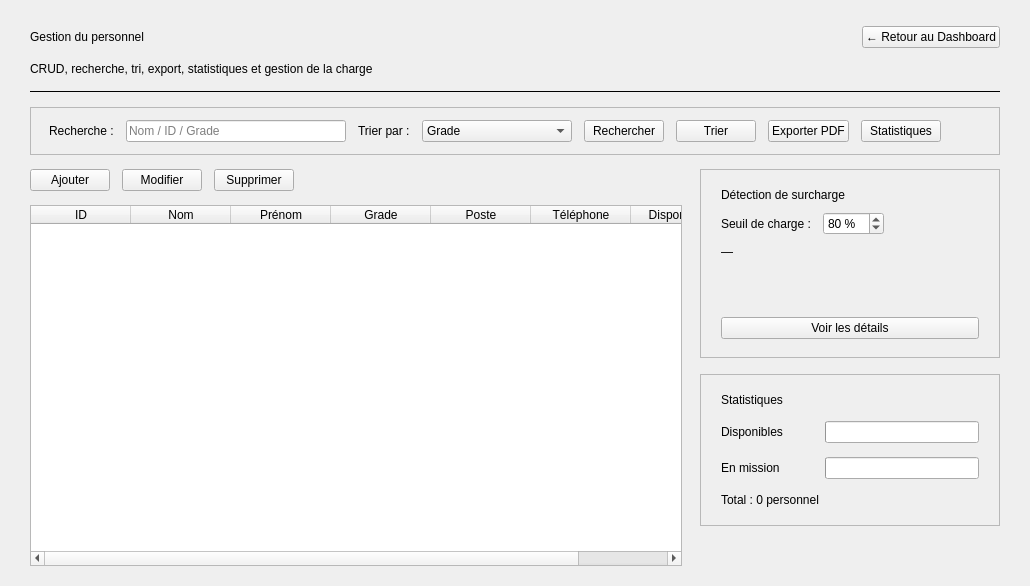
      <widget class="QWidget" name="pagePersonnel">
       <layout class="QVBoxLayout" name="verticalLayoutPersonnel">
        <property name="spacing">
         <number>14</number>
        </property>
        <property name="leftMargin">
         <number>30</number>
        </property>
        <property name="topMargin">
         <number>26</number>
        </property>
        <property name="rightMargin">
         <number>30</number>
        </property>
        <property name="bottomMargin">
         <number>20</number>
        </property>
        <item>
         <layout class="QHBoxLayout" name="horizontalLayoutHeaderPersonnel">
          <item>
           <widget class="QLabel" name="labelPersonnelTitle">
            <property name="text">
             <string>Gestion du personnel</string>
            </property>
            <property name="class" stdset="0">
             <string>pageTitle</string>
            </property>
           </widget>
          </item>
          <item>
           <spacer name="spacerHeaderPersonnel">
            <property name="orientation">
             <enum>Qt::Horizontal</enum>
            </property>
            <property name="sizeHint" stdset="0">
             <size>
              <width>40</width>
              <height>20</height>
             </size>
            </property>
           </spacer>
          </item>
          <item>
           <widget class="QPushButton" name="btnRetourPersonnel">
            <property name="text">
             <string>← Retour au Dashboard</string>
            </property>
            <property name="class" stdset="0">
             <string>btnSecondary</string>
            </property>
            <property name="cursor">
             <cursorShape>PointingHandCursor</cursorShape>
            </property>
           </widget>
          </item>
         </layout>
        </item>
        <item>
         <widget class="QLabel" name="labelPersonnelSubtitle">
          <property name="text">
           <string>CRUD, recherche, tri, export, statistiques et gestion de la charge</string>
          </property>
          <property name="class" stdset="0">
           <string>pageSubtitle</string>
          </property>
         </widget>
        </item>
        <item>
         <widget class="QFrame" name="linePersonnel">
          <property name="frameShape">
           <enum>QFrame::HLine</enum>
          </property>
          <property name="frameShadow">
           <enum>QFrame::Plain</enum>
          </property>
          <property name="class" stdset="0">
           <string>separator</string>
          </property>
         </widget>
        </item>
        <item>
         <widget class="QFrame" name="frameToolbarPersonnel">
          <property name="class" stdset="0">
           <string>card</string>
          </property>
          <property name="frameShape">
           <enum>QFrame::StyledPanel</enum>
          </property>
          <property name="frameShadow">
           <enum>QFrame::Plain</enum>
          </property>
          <layout class="QHBoxLayout" name="horizontalLayoutToolbarPersonnel">
           <property name="spacing">
            <number>12</number>
           </property>
           <property name="leftMargin">
            <number>18</number>
           </property>
           <property name="topMargin">
            <number>12</number>
           </property>
           <property name="rightMargin">
            <number>18</number>
           </property>
           <property name="bottomMargin">
            <number>12</number>
           </property>
           <item>
            <widget class="QLabel" name="labelRecherchePersonnel">
             <property name="text">
              <string>Recherche :</string>
             </property>
            </widget>
           </item>
           <item>
            <widget class="QLineEdit" name="lineEditRecherchePersonnel">
             <property name="placeholderText">
              <string>Nom / ID / Grade</string>
             </property>
             <property name="clearButtonEnabled">
              <bool>true</bool>
             </property>
             <property name="minimumSize">
              <size>
               <width>220</width>
               <height>0</height>
              </size>
             </property>
            </widget>
           </item>
           <item>
            <widget class="QLabel" name="labelTriPersonnel">
             <property name="text">
              <string>Trier par :</string>
             </property>
            </widget>
           </item>
           <item>
            <widget class="QComboBox" name="comboTriPersonnel">
             <property name="minimumSize">
              <size>
               <width>150</width>
               <height>0</height>
              </size>
             </property>
             <item>
              <property name="text">
               <string>Grade</string>
              </property>
             </item>
             <item>
              <property name="text">
               <string>Disponibilité</string>
              </property>
             </item>
             <item>
              <property name="text">
               <string>Nom</string>
              </property>
             </item>
            </widget>
           </item>
           <item>
            <widget class="QPushButton" name="btnRechercherPersonnel">
             <property name="text">
              <string>Rechercher</string>
             </property>
             <property name="class" stdset="0">
              <string>btnPrimary</string>
             </property>
             <property name="cursor">
              <cursorShape>PointingHandCursor</cursorShape>
             </property>
            </widget>
           </item>
           <item>
            <widget class="QPushButton" name="btnTrierPersonnel">
             <property name="text">
              <string>Trier</string>
             </property>
             <property name="class" stdset="0">
              <string>btnSecondary</string>
             </property>
             <property name="cursor">
              <cursorShape>PointingHandCursor</cursorShape>
             </property>
            </widget>
           </item>
           <item>
            <widget class="QPushButton" name="btnExportPersonnel">
             <property name="text">
              <string>Exporter PDF</string>
             </property>
             <property name="class" stdset="0">
              <string>btnSecondary</string>
             </property>
             <property name="cursor">
              <cursorShape>PointingHandCursor</cursorShape>
             </property>
            </widget>
           </item>
           <item>
            <widget class="QPushButton" name="btnStatsPersonnel">
             <property name="text">
              <string>Statistiques</string>
             </property>
             <property name="class" stdset="0">
              <string>btnSecondary</string>
             </property>
             <property name="cursor">
              <cursorShape>PointingHandCursor</cursorShape>
             </property>
            </widget>
           </item>
           <item>
            <spacer name="spacerToolbarPersonnel">
             <property name="orientation">
              <enum>Qt::Horizontal</enum>
             </property>
             <property name="sizeHint" stdset="0">
              <size>
               <width>40</width>
               <height>20</height>
              </size>
             </property>
            </spacer>
           </item>
          </layout>
         </widget>
        </item>
        <item>
         <layout class="QHBoxLayout" name="horizontalLayoutPersonnelBody" stretch="1,0">
          <property name="spacing">
           <number>18</number>
          </property>
          <item>
           <layout class="QVBoxLayout" name="verticalLayoutPersonnelLeft">
            <property name="spacing">
             <number>14</number>
            </property>
            <item>
             <layout class="QHBoxLayout" name="horizontalLayoutCrudPersonnel">
              <property name="spacing">
               <number>12</number>
              </property>
              <item>
               <widget class="QPushButton" name="btnAjouterPersonnel">
                <property name="text">
                 <string>Ajouter</string>
                </property>
                <property name="class" stdset="0">
                 <string>btnSuccess</string>
                </property>
                <property name="cursor">
                 <cursorShape>PointingHandCursor</cursorShape>
                </property>
               </widget>
              </item>
              <item>
               <widget class="QPushButton" name="btnModifierPersonnel">
                <property name="text">
                 <string>Modifier</string>
                </property>
                <property name="class" stdset="0">
                 <string>btnSecondary</string>
                </property>
                <property name="cursor">
                 <cursorShape>PointingHandCursor</cursorShape>
                </property>
               </widget>
              </item>
              <item>
               <widget class="QPushButton" name="btnSupprimerPersonnel">
                <property name="text">
                 <string>Supprimer</string>
                </property>
                <property name="class" stdset="0">
                 <string>btnDanger</string>
                </property>
                <property name="cursor">
                 <cursorShape>PointingHandCursor</cursorShape>
                </property>
               </widget>
              </item>
              <item>
               <spacer name="spacerCrudPersonnel">
                <property name="orientation">
                 <enum>Qt::Horizontal</enum>
                </property>
                <property name="sizeHint" stdset="0">
                 <size>
                  <width>40</width>
                  <height>20</height>
                 </size>
                </property>
               </spacer>
              </item>
             </layout>
            </item>
            <item>
             <widget class="QTableWidget" name="tableWidgetPersonnel">
              <property name="editTriggers">
               <enum>QAbstractItemView::NoEditTriggers</enum>
              </property>
              <property name="alternatingRowColors">
               <bool>true</bool>
              </property>
              <property name="selectionMode">
               <enum>QAbstractItemView::SingleSelection</enum>
              </property>
              <property name="selectionBehavior">
               <enum>QAbstractItemView::SelectRows</enum>
              </property>
              <property name="showGrid">
               <bool>false</bool>
              </property>
              <property name="columnCount">
               <number>7</number>
              </property>
              <attribute name="horizontalHeaderStretchLastSection">
               <bool>true</bool>
              </attribute>
              <attribute name="verticalHeaderVisible">
               <bool>false</bool>
              </attribute>
              <attribute name="horizontalHeaderHighlightSections">
               <bool>false</bool>
              </attribute>
              <column>
               <property name="text">
                <string>ID</string>
               </property>
              </column>
              <column>
               <property name="text">
                <string>Nom</string>
               </property>
              </column>
              <column>
               <property name="text">
                <string>Prénom</string>
               </property>
              </column>
              <column>
               <property name="text">
                <string>Grade</string>
               </property>
              </column>
              <column>
               <property name="text">
                <string>Poste</string>
               </property>
              </column>
              <column>
               <property name="text">
                <string>Téléphone</string>
               </property>
              </column>
              <column>
               <property name="text">
                <string>Disponibilité</string>
               </property>
              </column>
             </widget>
            </item>
           </layout>
          </item>
          <item>
           <layout class="QVBoxLayout" name="verticalLayoutPersonnelRight">
            <property name="spacing">
             <number>16</number>
            </property>
            <item>
             <widget class="QFrame" name="frameSurcharge">
              <property name="class" stdset="0">
               <string>card</string>
              </property>
              <property name="frameShape">
               <enum>QFrame::StyledPanel</enum>
              </property>
              <property name="frameShadow">
               <enum>QFrame::Plain</enum>
              </property>
              <property name="minimumSize">
               <size>
                <width>300</width>
                <height>0</height>
               </size>
              </property>
              <property name="maximumSize">
               <size>
                <width>340</width>
                <height>16777215</height>
               </size>
              </property>
              <layout class="QVBoxLayout" name="verticalLayoutSurcharge">
               <property name="spacing">
                <number>10</number>
               </property>
               <property name="leftMargin">
                <number>20</number>
               </property>
               <property name="topMargin">
                <number>18</number>
               </property>
               <property name="rightMargin">
                <number>20</number>
               </property>
               <property name="bottomMargin">
                <number>18</number>
               </property>
               <item>
                <widget class="QLabel" name="labelSurchargeTitle">
                 <property name="text">
                  <string>Détection de surcharge</string>
                 </property>
                 <property name="class" stdset="0">
                  <string>cardTitle</string>
                 </property>
                </widget>
               </item>
               <item>
                <layout class="QHBoxLayout" name="horizontalLayoutSeuil">
                 <property name="spacing">
                  <number>12</number>
                 </property>
                 <item>
                  <widget class="QLabel" name="labelSeuil">
                   <property name="text">
                    <string>Seuil de charge :</string>
                   </property>
                  </widget>
                 </item>
                 <item>
                  <widget class="QSpinBox" name="spinSeuil">
                   <property name="suffix">
                    <string> %</string>
                   </property>
                   <property name="minimum">
                    <number>10</number>
                   </property>
                   <property name="maximum">
                    <number>100</number>
                   </property>
                   <property name="singleStep">
                    <number>5</number>
                   </property>
                   <property name="value">
                    <number>80</number>
                   </property>
                  </widget>
                 </item>
                 <item>
                  <spacer name="spacerSeuil">
                   <property name="orientation">
                    <enum>Qt::Horizontal</enum>
                   </property>
                   <property name="sizeHint" stdset="0">
                    <size>
                     <width>40</width>
                     <height>20</height>
                    </size>
                   </property>
                  </spacer>
                 </item>
                </layout>
               </item>
               <item>
                <widget class="QLabel" name="labelSurchargeNom">
                 <property name="text">
                  <string>—</string>
                 </property>
                </widget>
               </item>
               <item>
                <widget class="QLabel" name="labelSurchargeCharge">
                 <property name="text">
                  <string/>
                 </property>
                 <property name="class" stdset="0">
                  <string>textDanger</string>
                 </property>
                </widget>
               </item>
               <item>
                <widget class="QLabel" name="labelSurchargeEtat">
                 <property name="text">
                  <string/>
                 </property>
                 <property name="class" stdset="0">
                  <string>textDangerBold</string>
                 </property>
                </widget>
               </item>
               <item>
                <widget class="QPushButton" name="btnDetailsSurcharge">
                 <property name="text">
                  <string>Voir les détails</string>
                 </property>
                 <property name="class" stdset="0">
                  <string>btnDanger</string>
                 </property>
                 <property name="cursor">
                  <cursorShape>PointingHandCursor</cursorShape>
                 </property>
                </widget>
               </item>
              </layout>
             </widget>
            </item>
            <item>
             <widget class="QFrame" name="frameStatsPersonnel">
              <property name="class" stdset="0">
               <string>card</string>
              </property>
              <property name="frameShape">
               <enum>QFrame::StyledPanel</enum>
              </property>
              <property name="frameShadow">
               <enum>QFrame::Plain</enum>
              </property>
              <property name="minimumSize">
               <size>
                <width>300</width>
                <height>0</height>
               </size>
              </property>
              <property name="maximumSize">
               <size>
                <width>340</width>
                <height>16777215</height>
               </size>
              </property>
              <layout class="QVBoxLayout" name="verticalLayoutStatsPersonnel">
               <property name="spacing">
                <number>14</number>
               </property>
               <property name="leftMargin">
                <number>20</number>
               </property>
               <property name="topMargin">
                <number>18</number>
               </property>
               <property name="rightMargin">
                <number>20</number>
               </property>
               <property name="bottomMargin">
                <number>18</number>
               </property>
               <item>
                <widget class="QLabel" name="labelStatsPersonnelTitle">
                 <property name="text">
                  <string>Statistiques</string>
                 </property>
                 <property name="class" stdset="0">
                  <string>cardTitle</string>
                 </property>
                </widget>
               </item>
               <item>
                <layout class="QHBoxLayout" name="horizontalLayoutStatDispo">
                 <property name="spacing">
                  <number>14</number>
                 </property>
                 <item>
                  <widget class="QLabel" name="labelStatDispo">
                   <property name="text">
                    <string>Disponibles</string>
                   </property>
                   <property name="minimumSize">
                    <size>
                     <width>90</width>
                     <height>0</height>
                    </size>
                   </property>
                   <property name="maximumSize">
                    <size>
                     <width>90</width>
                     <height>16777215</height>
                    </size>
                   </property>
                  </widget>
                 </item>
                 <item>
                  <widget class="QProgressBar" name="progressStatDispo">
                   <property name="maximum">
                    <number>100</number>
                   </property>
                   <property name="value">
                    <number>0</number>
                   </property>
                   <property name="textVisible">
                    <bool>false</bool>
                   </property>
                   <property name="class" stdset="0">
                    <string>barGreen</string>
                   </property>
                  </widget>
                 </item>
                </layout>
               </item>
               <item>
                <layout class="QHBoxLayout" name="horizontalLayoutStatMission">
                 <property name="spacing">
                  <number>14</number>
                 </property>
                 <item>
                  <widget class="QLabel" name="labelStatMission">
                   <property name="text">
                    <string>En mission</string>
                   </property>
                   <property name="minimumSize">
                    <size>
                     <width>90</width>
                     <height>0</height>
                    </size>
                   </property>
                   <property name="maximumSize">
                    <size>
                     <width>90</width>
                     <height>16777215</height>
                    </size>
                   </property>
                  </widget>
                 </item>
                 <item>
                  <widget class="QProgressBar" name="progressStatMission">
                   <property name="maximum">
                    <number>100</number>
                   </property>
                   <property name="value">
                    <number>0</number>
                   </property>
                   <property name="textVisible">
                    <bool>false</bool>
                   </property>
                   <property name="class" stdset="0">
                    <string>barOrange</string>
                   </property>
                  </widget>
                 </item>
                </layout>
               </item>
               <item>
                <widget class="QLabel" name="labelTotalPersonnel">
                 <property name="text">
                  <string>Total : 0 personnel</string>
                 </property>
                 <property name="class" stdset="0">
                  <string>cardDetail</string>
                 </property>
                </widget>
               </item>
              </layout>
             </widget>
            </item>
            <item>
             <spacer name="spacerPersonnelRight">
              <property name="orientation">
               <enum>Qt::Vertical</enum>
              </property>
              <property name="sizeHint" stdset="0">
               <size>
                <width>20</width>
                <height>40</height>
               </size>
              </property>
             </spacer>
            </item>
           </layout>
          </item>
         </layout>
        </item>
       </layout>
      </widget>
